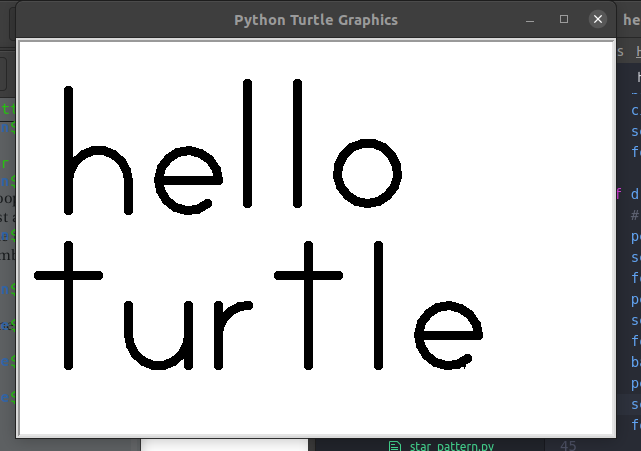

Write Python code to recreate this figure.
################################################################################
# Author: Jacob Kutcka
# Date: Mar 12, 2021
# This program will print out
# 'hello turtle' using turtle
################################################################################

# Don't change this
from turtle import *

def draw_e():
    # Write this function
    penup()
    setheading(90)
    forward(30)
    setheading(0)
    pendown()
    forward(60)
    left(90)
    circle(30,310)


def draw_h():
    # Write this function
    pendown()
    setheading(90)
    forward(120)
    backward(90)
    circle(-30,180)
    setheading(270)
    forward(30)

def draw_l():
    # Write this function
    penup()
    setheading(0)
    forward(10)
    pendown()
    setheading(90)
    forward(120)
    backward(120)
    penup()
    setheading(0)
    forward(10)

def draw_o():
    # Write this function
    penup()
    setheading(0)
    forward(30)
    pendown()
    circle(30)
    penup()
    setheading(0)
    forward(30)
def draw_r():
    # Write this function
    setheading(90)
    pendown()
    forward(60)
    back(30)
    circle(-30,90)
    penup()
    setheading(270)
    forward(60)

def draw_t():
    # Write this function
    penup()
    setheading(90)
    forward(90)
    setheading(0)
    pendown()
    forward(60)
    backward(30)
    setheading(90)
    forward(30)
    backward(120)
    penup()
    setheading(0)
    forward(30)

def draw_u():
    # Write this function
    penup()
    setheading(90)
    forward(60)
    pendown()
    setheading(270)
    forward(30)
    circle(30,180)
    forward(30)
    backward(60)
    setheading(0)
    penup()

def draw_space():
    penup()
    setheading(0)
    forward(30)

def main():

    # Don't change this block --------------------------------------------------
    setup(600, 400)
    width(9)
    # --------------------------------------------------------------------------

    # Write your main function code here
    penup()
    #begin lining up text
    goto(-250, 30)
    draw_h()
    draw_space()
    draw_e()
    draw_space()
    draw_l()
    draw_space()
    draw_l()
    draw_space()
    draw_o()

    #line up second line
    goto(-280, -125)
    draw_t()
    draw_space()
    draw_u()
    draw_space()
    draw_r()
    draw_space()
    draw_t()
    draw_space()
    draw_l()
    draw_space()
    draw_e()


# Don't change this
if __name__ == '__main__':
    main()
    done()
